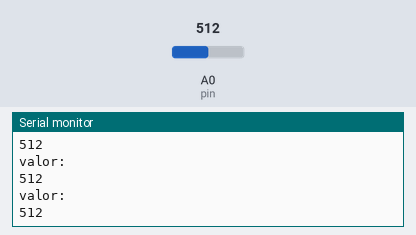
A sketch run on a simulated Arduino Uno, built with avr-gcc and run on an emulated ATmega328P. Parts: the last lines printed to the serial monitor. The inputs (shaded band) are chosen by the test bench; at power-on: A0 (pin) = 512.

Above: at 1.2 s.
1.3 s: A0 (pin) set to 716
At 1.48 s:
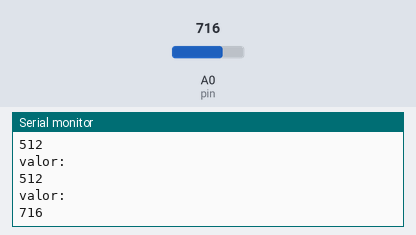
2.8 s: A0 (pin) set to 900
At 2.89 s:
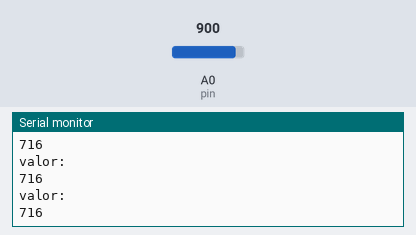
Timing chart, 0 to 5.8 s (numbered marks = the images above; inputs shaded):
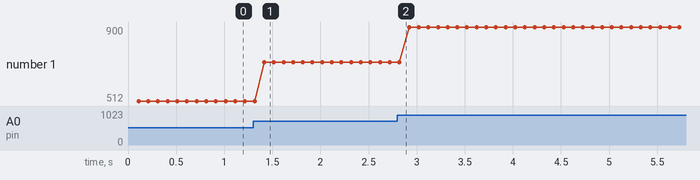

The sketch:

acelerometro.ino
```cpp
const int pin = A0;

void setup() {
  // put your setup code here, to run once:
  Serial.begin(9600);
}

void loop() {
  // put your main code here, to run repeatedly:

  int x = analogRead(pin);
  delay(100);

  Serial.println("valor:  ");
  Serial.println(x);
}
```

Measured:
- after the input at 1.3 s, the serial monitor: prints a new line after 0.12 s (image 1)
- plotted number 1: 512 → 716 after the input at 1.3 s, 716 → 900 after the input at 2.8 s
